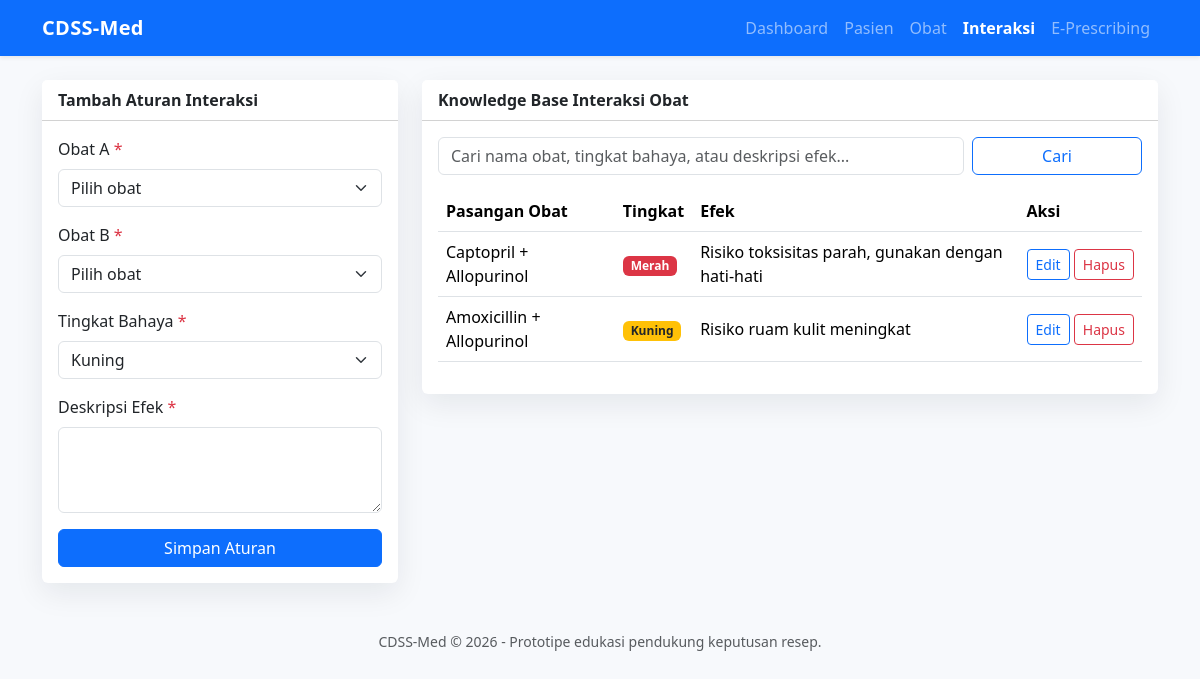
Page /interaksi.php on the committed database.
### tables this page shows
CREATE TABLE aturan_interaksi (
    id INT AUTO_INCREMENT PRIMARY KEY,
    obat1_id INT NOT NULL,
    obat2_id INT NOT NULL,
    tingkat_bahaya ENUM('Kuning', 'Merah') NOT NULL,
    deskripsi_efek TEXT NOT NULL,
    created_at TIMESTAMP DEFAULT CURRENT_TIMESTAMP,
    CONSTRAINT fk_interaksi_obat1 FOREIGN KEY (obat1_id) REFERENCES obat(id) ON DELETE CASCADE,
    CONSTRAINT fk_interaksi_obat2 FOREIGN KEY (obat2_id) REFERENCES obat(id) ON DELETE CASCADE,
    CONSTRAINT chk_interaksi_obat_berbeda CHECK (obat1_id <> obat2_id),
    CONSTRAINT uq_interaksi_pasangan UNIQUE (obat1_id, obat2_id)
);

CREATE TABLE obat (
    id INT AUTO_INCREMENT PRIMARY KEY,
    nama_obat VARCHAR(120) NOT NULL UNIQUE,
    kategori VARCHAR(80) NULL,
    harga DECIMAL(12,2) NOT NULL DEFAULT 0,
    created_at TIMESTAMP DEFAULT CURRENT_TIMESTAMP
);

### koneksi.php (called while the page is built, shortened)
<?php
function e(?string $value): string
{
    return htmlspecialchars((string) $value, ENT_QUOTES, 'UTF-8');
}

### interaksi.php (the view, shortened to what this page needs)
<?php
require_once 'koneksi.php';
$edit = null;
$q = isset($_GET['q']) ? trim($_GET['q']) : '';
$interaksiSql = "SELECT ai.*, o1.nama_obat AS obat1, o2.nama_obat AS obat2
     FROM aturan_interaksi ai
     JOIN obat o1 ON o1.id = ai.obat1_id
     JOIN obat o2 ON o2.id = ai.obat2_id";
$interaksiParams = array();
$interaksiSql .= ' ORDER BY ai.tingkat_bahaya DESC, o1.nama_obat';
$stmtInteraksi = $pdo->prepare($interaksiSql);
$stmtInteraksi->execute($interaksiParams);
$interaksiList = $stmtInteraksi->fetchAll();
require 'header.php';
?>
<div class="row g-4">
    <div class="col-lg-4">
        <div class="card">
            <div class="card-header bg-white fw-semibold"><?= $edit ? 'Edit Aturan Interaksi' : 'Tambah Aturan Interaksi'; ?></div>
            <div class="card-body">
                <form method="post">
                    <div class="mb-3">
                        <label class="form-label required">Obat A</label>
                        <select name="obat1_id" class="form-select" required>
                            <option value="">Pilih obat</option>
                        </select>
                    </div>
                    <div class="mb-3">
                        <label class="form-label required">Obat B</label>
                        <select name="obat2_id" class="form-select" required>
                            <option value="">Pilih obat</option>
                        </select>
                    </div>
                    <div class="mb-3">
                        <label class="form-label required">Tingkat Bahaya</label>
                        <select name="tingkat_bahaya" class="form-select" required>
                            <option value="Kuning" <?= ($edit['tingkat_bahaya'] ?? '') === 'Kuning' ? 'selected' : ''; ?>>Kuning</option>
                        </select>
                    </div>
                    <div class="mb-3">
                        <label class="form-label required">Deskripsi Efek</label>
                        <textarea name="deskripsi_efek" class="form-control" rows="3" required><?= e($edit['deskripsi_efek'] ?? ''); ?></textarea>
                    </div>
                    <button class="btn btn-primary w-100" type="submit">Simpan Aturan</button>
                </form>
            </div>
        </div>
    </div>
    <div class="col-lg-8">
        <div class="card">
            <div class="card-header bg-white fw-semibold">Knowledge Base Interaksi Obat</div>
            <div class="card-body">
                <form method="get" class="row g-2 mb-3">
                    <div class="col-md-9">
                        <input type="text" name="q" class="form-control" value="<?= e($q); ?>" placeholder="Cari nama obat, tingkat bahaya, atau deskripsi efek...">
                    </div>
                    <div class="col-md-3 d-flex gap-2">
                        <button class="btn btn-outline-primary flex-fill" type="submit">Cari</button>
                    </div>
                </form>
                <div class="table-responsive">
                <table class="table table-hover align-middle">
                    <thead><tr><th>Pasangan Obat</th><th>Tingkat</th><th>Efek</th><th>Aksi</th></tr></thead>
                    <tbody>
                    <?php foreach ($interaksiList as $row): ?>
                        <tr>
                            <td><?= e($row['obat1']); ?> + <?= e($row['obat2']); ?></td>
                            <td><span class="badge <?= $row['tingkat_bahaya'] === 'Merah' ? 'badge-merah' : 'badge-kuning'; ?>"><?= e($row['tingkat_bahaya']); ?></span></td>
                            <td><?= e($row['deskripsi_efek']); ?></td>
                            <td class="text-nowrap">
                                <a class="btn btn-sm btn-outline-primary" href="?edit=<?= e($row['id']); ?>">Edit</a>
                                <a class="btn btn-sm btn-outline-danger" href="?hapus=<?= e($row['id']); ?>" onclick="return confirm('Hapus aturan ini?')">Hapus</a>
                            </td>
                        </tr>
                    <?php endforeach; ?>
                    </tbody>
                </table>
                </div>
            </div>
        </div>
    </div>
</div>
<?php require 'footer.php'; ?>

### header.php (style rules this page uses)
body { background: #f7f9fc; }
.card { border: 0; box-shadow: 0 10px 30px rgba(15, 23, 42, .08); }
.badge-merah { background: #dc3545; }
.badge-kuning { background: #ffc107; color: #212529; }
.required::after { content: ' *'; color: #dc3545; }

### rows in the picture
aturan_interaksi: obat1.nama_obat "Captopril", obat2.nama_obat "Allopurinol", tingkat_bahaya "Merah", deskripsi_efek "Risiko toksisitas parah, gunakan dengan hati-hati"
aturan_interaksi: obat1.nama_obat "Amoxicillin", obat2.nama_obat "Allopurinol", tingkat_bahaya "Kuning", deskripsi_efek "Risiko ruam kulit meningkat"

### other values in the picture
$label "Dashboard"
$label "Pasien"
$label "Obat"
$label "Interaksi"
$label "E-Prescribing"
